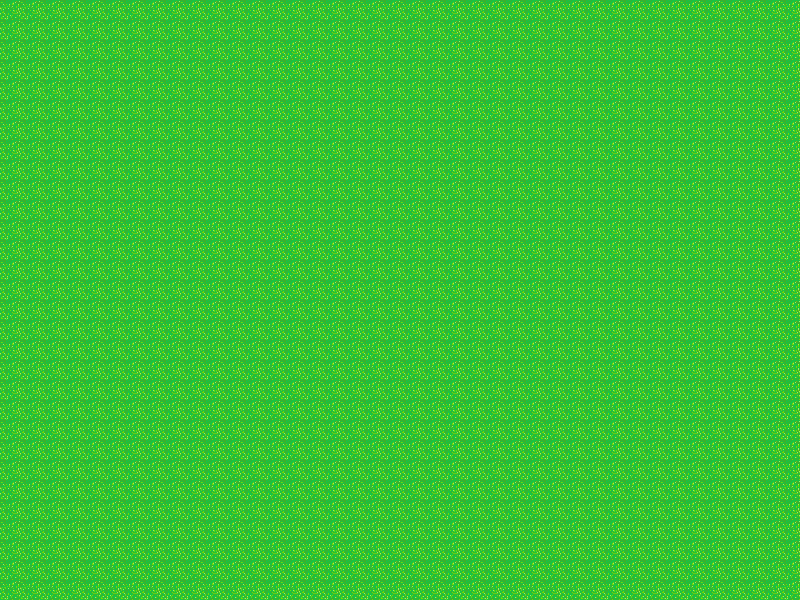

This game map was drawn from its Tiled (.tmx) file and the tilesets committed beside it. A one-line description and the trimmed map source follow:
An orthogonal 40x30 tile map with 20x20 px tiles, 1 tile layer (Tile Layer 1).

<map version="1.0" orientation="orthogonal" width="40" height="30" tilewidth="20" tileheight="20">
 <tileset firstgid="1" name="grass" tilewidth="20" tileheight="20">
  <image source="../images/tiles/grass.png" width="20" height="20" />
 </tileset>
 <layer name="Tile Layer 1" width="40" height="30">
  <data>[1200 cells, 1200 non-empty, 1 distinct tile ids]</data>
 </layer>
</map>